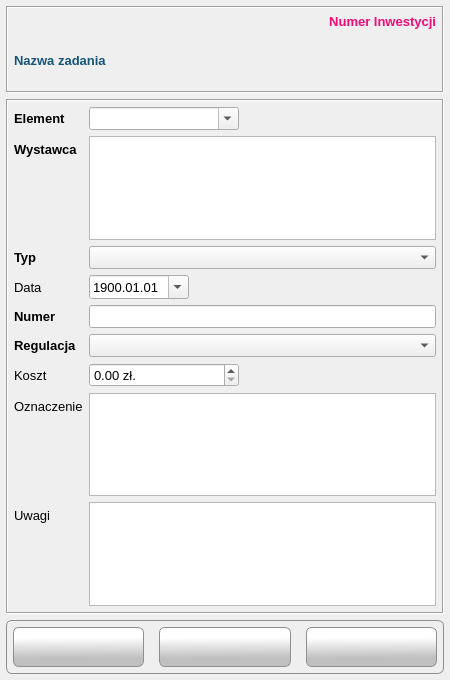
<?xml version="1.0" encoding="UTF-8"?>
<ui version="4.0">
 <class>Form</class>
 <widget class="QWidget" name="Form">
  <property name="windowModality">
   <enum>Qt::WindowModal</enum>
  </property>
  <property name="geometry">
   <rect>
    <x>0</x>
    <y>0</y>
    <width>450</width>
    <height>680</height>
   </rect>
  </property>
  <property name="minimumSize">
   <size>
    <width>450</width>
    <height>680</height>
   </size>
  </property>
  <property name="maximumSize">
   <size>
    <width>450</width>
    <height>680</height>
   </size>
  </property>
  <property name="windowTitle">
   <string>Umowa</string>
  </property>
  <property name="windowIcon">
   <iconset resource="../res/main_form.qrc">
    <normaloff>:/icons/res/icon/deal.png</normaloff>:/icons/res/icon/deal.png</iconset>
  </property>
  <layout class="QVBoxLayout" name="verticalLayout_4">
   <property name="leftMargin">
    <number>6</number>
   </property>
   <property name="topMargin">
    <number>6</number>
   </property>
   <property name="rightMargin">
    <number>6</number>
   </property>
   <property name="bottomMargin">
    <number>6</number>
   </property>
   <item>
    <widget class="QFrame" name="frm_header_frame">
     <property name="frameShape">
      <enum>QFrame::Box</enum>
     </property>
     <property name="frameShadow">
      <enum>QFrame::Sunken</enum>
     </property>
     <layout class="QVBoxLayout" name="verticalLayout_3">
      <property name="leftMargin">
       <number>6</number>
      </property>
      <property name="topMargin">
       <number>6</number>
      </property>
      <property name="rightMargin">
       <number>6</number>
      </property>
      <property name="bottomMargin">
       <number>6</number>
      </property>
      <item>
       <widget class="QLabel" name="lbl_projectId">
        <property name="font">
         <font>
          <family>Tahoma</family>
          <pointsize>10</pointsize>
          <weight>75</weight>
          <bold>true</bold>
         </font>
        </property>
        <property name="styleSheet">
         <string notr="true">color: #F50A77</string>
        </property>
        <property name="frameShape">
         <enum>QFrame::NoFrame</enum>
        </property>
        <property name="frameShadow">
         <enum>QFrame::Sunken</enum>
        </property>
        <property name="text">
         <string>Numer Inwestycji</string>
        </property>
        <property name="alignment">
         <set>Qt::AlignRight|Qt::AlignTrailing|Qt::AlignVCenter</set>
        </property>
        <property name="margin">
         <number>3</number>
        </property>
        <property name="textInteractionFlags">
         <set>Qt::NoTextInteraction</set>
        </property>
       </widget>
      </item>
      <item>
       <widget class="QLabel" name="lbl_task_name">
        <property name="minimumSize">
         <size>
          <width>0</width>
          <height>50</height>
         </size>
        </property>
        <property name="maximumSize">
         <size>
          <width>16777215</width>
          <height>16777213</height>
         </size>
        </property>
        <property name="font">
         <font>
          <family>Tahoma</family>
          <pointsize>10</pointsize>
          <weight>75</weight>
          <bold>true</bold>
         </font>
        </property>
        <property name="styleSheet">
         <string notr="true">color: #145479;
font-weight: bold</string>
        </property>
        <property name="frameShape">
         <enum>QFrame::NoFrame</enum>
        </property>
        <property name="frameShadow">
         <enum>QFrame::Plain</enum>
        </property>
        <property name="text">
         <string>Nazwa zadania</string>
        </property>
        <property name="scaledContents">
         <bool>true</bool>
        </property>
        <property name="wordWrap">
         <bool>true</bool>
        </property>
        <property name="margin">
         <number>3</number>
        </property>
        <property name="textInteractionFlags">
         <set>Qt::NoTextInteraction</set>
        </property>
       </widget>
      </item>
     </layout>
    </widget>
   </item>
   <item>
    <widget class="QFrame" name="frame">
     <property name="font">
      <font>
       <family>Tahoma</family>
       <pointsize>10</pointsize>
      </font>
     </property>
     <property name="frameShape">
      <enum>QFrame::Box</enum>
     </property>
     <property name="frameShadow">
      <enum>QFrame::Sunken</enum>
     </property>
     <layout class="QVBoxLayout" name="verticalLayout">
      <property name="leftMargin">
       <number>6</number>
      </property>
      <property name="topMargin">
       <number>6</number>
      </property>
      <property name="rightMargin">
       <number>6</number>
      </property>
      <property name="bottomMargin">
       <number>6</number>
      </property>
      <item>
       <layout class="QFormLayout" name="formLayout">
        <property name="horizontalSpacing">
         <number>6</number>
        </property>
        <property name="leftMargin">
         <number>0</number>
        </property>
        <property name="topMargin">
         <number>0</number>
        </property>
        <property name="rightMargin">
         <number>0</number>
        </property>
        <property name="bottomMargin">
         <number>0</number>
        </property>
        <item row="0" column="0">
         <widget class="QLabel" name="lbl_element">
          <property name="font">
           <font>
            <family>Tahoma</family>
            <pointsize>10</pointsize>
            <weight>75</weight>
            <bold>true</bold>
           </font>
          </property>
          <property name="text">
           <string>Element</string>
          </property>
         </widget>
        </item>
        <item row="1" column="0">
         <widget class="QLabel" name="lbl_emitent">
          <property name="font">
           <font>
            <family>Tahoma</family>
            <pointsize>10</pointsize>
            <weight>75</weight>
            <bold>true</bold>
           </font>
          </property>
          <property name="text">
           <string>Wystawca</string>
          </property>
         </widget>
        </item>
        <item row="2" column="0">
         <widget class="QLabel" name="lbl_type">
          <property name="font">
           <font>
            <family>Tahoma</family>
            <pointsize>10</pointsize>
            <weight>75</weight>
            <bold>true</bold>
           </font>
          </property>
          <property name="text">
           <string>Typ</string>
          </property>
         </widget>
        </item>
        <item row="3" column="0">
         <widget class="QLabel" name="lbl_deal_date">
          <property name="font">
           <font>
            <family>Tahoma</family>
            <pointsize>10</pointsize>
            <weight>50</weight>
            <bold>false</bold>
           </font>
          </property>
          <property name="text">
           <string>Data</string>
          </property>
         </widget>
        </item>
        <item row="4" column="0">
         <widget class="QLabel" name="lbl_number">
          <property name="font">
           <font>
            <family>Tahoma</family>
            <pointsize>10</pointsize>
            <weight>75</weight>
            <bold>true</bold>
           </font>
          </property>
          <property name="text">
           <string>Numer</string>
          </property>
         </widget>
        </item>
        <item row="5" column="0">
         <widget class="QLabel" name="lbl_regulation">
          <property name="font">
           <font>
            <family>Tahoma</family>
            <pointsize>10</pointsize>
            <weight>75</weight>
            <bold>true</bold>
           </font>
          </property>
          <property name="text">
           <string>Regulacja</string>
          </property>
         </widget>
        </item>
        <item row="6" column="0">
         <widget class="QLabel" name="lbl_cost">
          <property name="font">
           <font>
            <family>Tahoma</family>
            <pointsize>10</pointsize>
            <weight>50</weight>
            <bold>false</bold>
           </font>
          </property>
          <property name="text">
           <string>Koszt</string>
          </property>
         </widget>
        </item>
        <item row="7" column="0">
         <widget class="QLabel" name="lbl_file_description">
          <property name="text">
           <string>Oznaczenie</string>
          </property>
         </widget>
        </item>
        <item row="8" column="0">
         <widget class="QLabel" name="lbl_info">
          <property name="text">
           <string>Uwagi</string>
          </property>
         </widget>
        </item>
        <item row="0" column="1">
         <widget class="QComboBox" name="cbo_element">
          <property name="maximumSize">
           <size>
            <width>150</width>
            <height>16777215</height>
           </size>
          </property>
          <property name="editable">
           <bool>true</bool>
          </property>
         </widget>
        </item>
        <item row="1" column="1">
         <widget class="QPlainTextEdit" name="txt_name">
          <property name="tabChangesFocus">
           <bool>true</bool>
          </property>
         </widget>
        </item>
        <item row="2" column="1">
         <widget class="QComboBox" name="cbo_type"/>
        </item>
        <item row="3" column="1">
         <widget class="QDateEdit" name="dta_deal_date">
          <property name="maximumSize">
           <size>
            <width>100</width>
            <height>16777215</height>
           </size>
          </property>
          <property name="currentSection">
           <enum>QDateTimeEdit::YearSection</enum>
          </property>
          <property name="displayFormat">
           <string>yyyy.MM.dd</string>
          </property>
          <property name="calendarPopup">
           <bool>true</bool>
          </property>
          <property name="date">
           <date>
            <year>1900</year>
            <month>1</month>
            <day>1</day>
           </date>
          </property>
         </widget>
        </item>
        <item row="4" column="1">
         <widget class="QLineEdit" name="txt_number"/>
        </item>
        <item row="5" column="1">
         <widget class="QComboBox" name="cbo_regulation"/>
        </item>
        <item row="6" column="1">
         <widget class="QDoubleSpinBox" name="dsb_cost">
          <property name="maximumSize">
           <size>
            <width>150</width>
            <height>16777215</height>
           </size>
          </property>
          <property name="suffix">
           <string> zł.</string>
          </property>
          <property name="maximum">
           <double>999999999.990000009536743</double>
          </property>
         </widget>
        </item>
        <item row="7" column="1">
         <widget class="QPlainTextEdit" name="txt_file_description">
          <property name="tabChangesFocus">
           <bool>true</bool>
          </property>
         </widget>
        </item>
        <item row="8" column="1">
         <widget class="QPlainTextEdit" name="txt_info">
          <property name="tabChangesFocus">
           <bool>true</bool>
          </property>
         </widget>
        </item>
       </layout>
      </item>
     </layout>
    </widget>
   </item>
   <item>
    <widget class="QFrame" name="frame_2">
     <property name="styleSheet">
      <string notr="true">border: 1px solid #8f8f91;
    border-radius: 6px;
    background-color: qlineargradient(x1: 0, y1: 0, x2: 0, y2: 1,
                                      stop: 0 #f6f7fa, stop: 1 #dadbde);</string>
     </property>
     <property name="frameShape">
      <enum>QFrame::Box</enum>
     </property>
     <property name="frameShadow">
      <enum>QFrame::Sunken</enum>
     </property>
     <layout class="QVBoxLayout" name="verticalLayout_2">
      <property name="leftMargin">
       <number>6</number>
      </property>
      <property name="topMargin">
       <number>6</number>
      </property>
      <property name="rightMargin">
       <number>6</number>
      </property>
      <property name="bottomMargin">
       <number>6</number>
      </property>
      <item>
       <layout class="QHBoxLayout" name="horizontalLayout">
        <property name="spacing">
         <number>15</number>
        </property>
        <property name="sizeConstraint">
         <enum>QLayout::SetDefaultConstraint</enum>
        </property>
        <property name="leftMargin">
         <number>0</number>
        </property>
        <property name="topMargin">
         <number>0</number>
        </property>
        <property name="rightMargin">
         <number>0</number>
        </property>
        <property name="bottomMargin">
         <number>0</number>
        </property>
        <item>
         <widget class="QPushButton" name="btn_addressbook">
          <property name="sizePolicy">
           <sizepolicy hsizetype="Preferred" vsizetype="Preferred">
            <horstretch>0</horstretch>
            <verstretch>0</verstretch>
           </sizepolicy>
          </property>
          <property name="minimumSize">
           <size>
            <width>0</width>
            <height>40</height>
           </size>
          </property>
          <property name="cursor">
           <cursorShape>PointingHandCursor</cursorShape>
          </property>
          <property name="toolTip">
           <string>Dodaj adres podmiotu</string>
          </property>
          <property name="styleSheet">
           <string notr="true">QPushButton {
border: 1px solid #8f8f91;
border-radius: 6px;
background-color: qlineargradient(spread:pad, x1:0.529318, y1:1, x2:0.511909, y2:0.262, stop:0.295455 rgba(192, 192, 192, 255), stop:1 rgba(255, 255, 255, 255))
}
QPushButton:hover {
background-color: qlineargradient(spread:pad, x1:0.507, y1:0.937, x2:0.489, y2:0.08, stop:0 rgba(207, 207, 207, 255), stop:1 rgba(255, 255, 255, 255))
 }
QPushButton:pressed {
 background-color: qlineargradient(spread:pad, x1:0.513, y1:0, x2:0.495, y2:0.886, stop:0.306818 rgba(208, 208, 208, 255), stop:1 rgba(255, 255, 255, 255))
}</string>
          </property>
          <property name="text">
           <string/>
          </property>
          <property name="icon">
           <iconset resource="../res/main_form.qrc">
            <normaloff>:/icons/icon/addressbook.png</normaloff>:/icons/icon/addressbook.png</iconset>
          </property>
          <property name="iconSize">
           <size>
            <width>32</width>
            <height>32</height>
           </size>
          </property>
          <property name="autoDefault">
           <bool>false</bool>
          </property>
         </widget>
        </item>
        <item>
         <widget class="QPushButton" name="btn_ok">
          <property name="sizePolicy">
           <sizepolicy hsizetype="Preferred" vsizetype="Preferred">
            <horstretch>0</horstretch>
            <verstretch>0</verstretch>
           </sizepolicy>
          </property>
          <property name="minimumSize">
           <size>
            <width>0</width>
            <height>40</height>
           </size>
          </property>
          <property name="font">
           <font>
            <family>Tahoma</family>
            <pointsize>10</pointsize>
           </font>
          </property>
          <property name="cursor">
           <cursorShape>PointingHandCursor</cursorShape>
          </property>
          <property name="toolTip">
           <string>Zapisz</string>
          </property>
          <property name="layoutDirection">
           <enum>Qt::LeftToRight</enum>
          </property>
          <property name="autoFillBackground">
           <bool>false</bool>
          </property>
          <property name="styleSheet">
           <string notr="true">QPushButton {
border: 1px solid #8f8f91;
border-radius: 6px;
background-color: qlineargradient(spread:pad, x1:0.529318, y1:1, x2:0.511909, y2:0.262, stop:0.295455 rgba(192, 192, 192, 255), stop:1 rgba(255, 255, 255, 255))
}
QPushButton:hover {
background-color: qlineargradient(spread:pad, x1:0.507, y1:0.937, x2:0.489, y2:0.08, stop:0 rgba(207, 207, 207, 255), stop:1 rgba(255, 255, 255, 255))
 }
QPushButton:pressed {
 background-color: qlineargradient(spread:pad, x1:0.513, y1:0, x2:0.495, y2:0.886, stop:0.306818 rgba(208, 208, 208, 255), stop:1 rgba(255, 255, 255, 255))
}</string>
          </property>
          <property name="text">
           <string/>
          </property>
          <property name="icon">
           <iconset resource="../res/main_form.qrc">
            <normaloff>:/icons/res/icon/check.png</normaloff>:/icons/res/icon/check.png</iconset>
          </property>
          <property name="iconSize">
           <size>
            <width>32</width>
            <height>32</height>
           </size>
          </property>
          <property name="autoDefault">
           <bool>true</bool>
          </property>
         </widget>
        </item>
        <item>
         <widget class="QPushButton" name="btn_addressee_inspector">
          <property name="minimumSize">
           <size>
            <width>0</width>
            <height>40</height>
           </size>
          </property>
          <property name="cursor">
           <cursorShape>PointingHandCursor</cursorShape>
          </property>
          <property name="toolTip">
           <string>Wstaw wystawcę</string>
          </property>
          <property name="styleSheet">
           <string notr="true">QPushButton {
border: 1px solid #8f8f91;
border-radius: 6px;
background-color: qlineargradient(spread:pad, x1:0.529318, y1:1, x2:0.511909, y2:0.262, stop:0.295455 rgba(192, 192, 192, 255), stop:1 rgba(255, 255, 255, 255))
}
QPushButton:hover {
background-color: qlineargradient(spread:pad, x1:0.507, y1:0.937, x2:0.489, y2:0.08, stop:0 rgba(207, 207, 207, 255), stop:1 rgba(255, 255, 255, 255))
 }
QPushButton:pressed {
 background-color: qlineargradient(spread:pad, x1:0.513, y1:0, x2:0.495, y2:0.886, stop:0.306818 rgba(208, 208, 208, 255), stop:1 rgba(255, 255, 255, 255))
}</string>
          </property>
          <property name="text">
           <string/>
          </property>
          <property name="icon">
           <iconset resource="../res/main_form.qrc">
            <normaloff>:/icons/res/icon/person_1.png</normaloff>:/icons/res/icon/person_1.png</iconset>
          </property>
          <property name="iconSize">
           <size>
            <width>32</width>
            <height>32</height>
           </size>
          </property>
         </widget>
        </item>
       </layout>
      </item>
     </layout>
    </widget>
   </item>
  </layout>
 </widget>
 <tabstops>
  <tabstop>cbo_element</tabstop>
  <tabstop>txt_name</tabstop>
  <tabstop>cbo_type</tabstop>
  <tabstop>dta_deal_date</tabstop>
  <tabstop>txt_number</tabstop>
  <tabstop>cbo_regulation</tabstop>
  <tabstop>dsb_cost</tabstop>
  <tabstop>txt_file_description</tabstop>
  <tabstop>txt_info</tabstop>
  <tabstop>btn_addressbook</tabstop>
  <tabstop>btn_ok</tabstop>
  <tabstop>btn_addressee_inspector</tabstop>
 </tabstops>
 <resources>
  <include location="../res/main_form.qrc"/>
 </resources>
 <connections/>
</ui>
